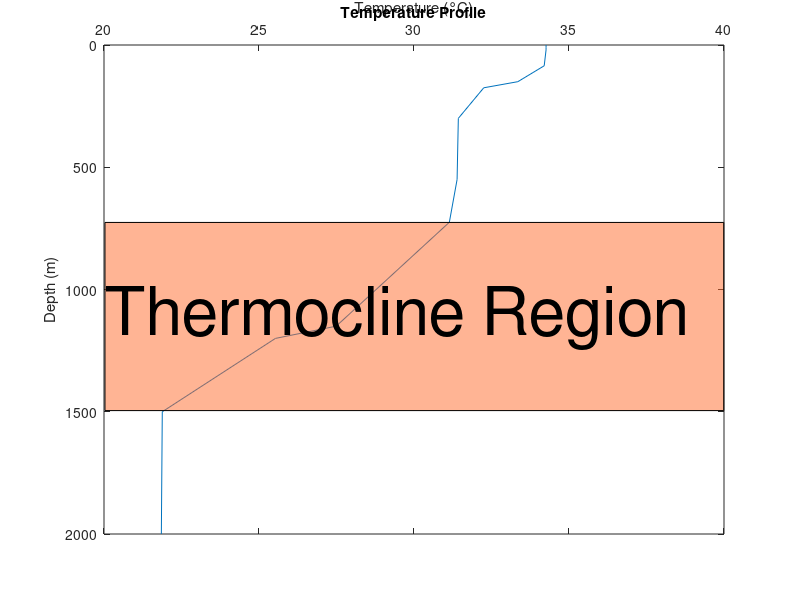
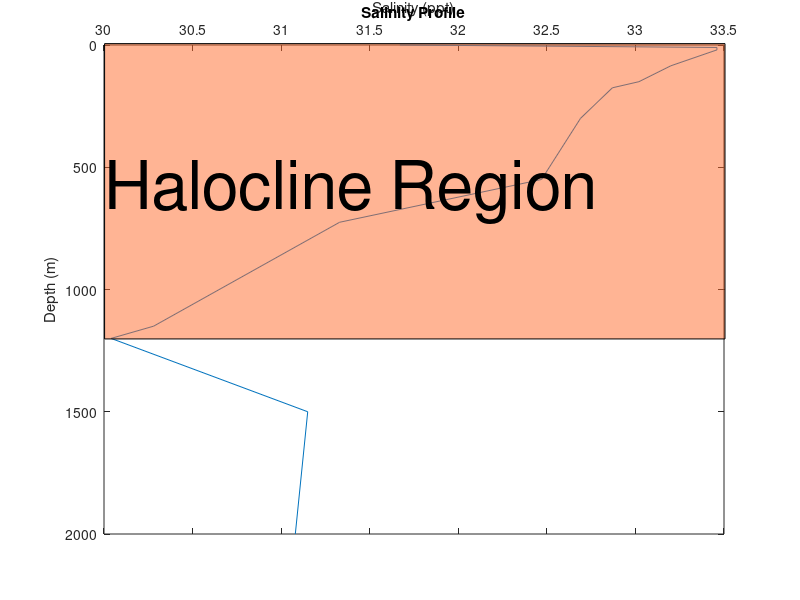
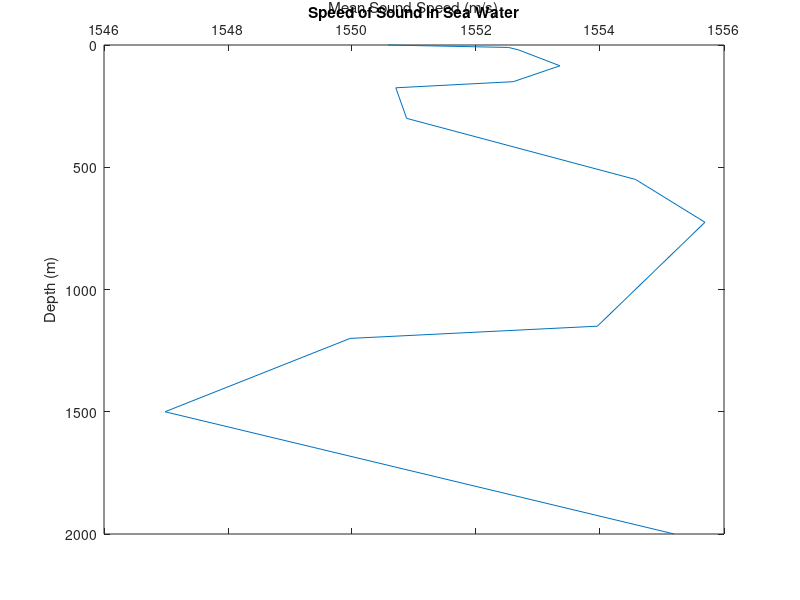

The MATLAB source for these figures, in order:
% Q3
temp = [34.26 34.26 34.26 34.2 33.35 32.25 31.43 31.39 ...
    31.14 27.49 25.53 21.88 21.85];

sal = [31.67 33.46 33.46 33.2 33.02 32.87 32.69 32.47 ...
    31.33 30.28 30.04 31.15 31.08];

dep = [0 10 20 85 150 175 300 550 725 1150 1200 1500 2000];

figure(1)
plot(temp, dep)
set(gca, 'YDir','reverse')
set(gca, 'XAxisLocation', 'top')
title('Temperature Profile')
xlabel('Temperature (°C)')
ylabel('Depth (m)')

annotation(figure(1),'textbox',...
    [0.131208333333333 0.315680166147456 0.773479166666667 0.313603322949117],...
    'String',{'Thermocline Region'},...
    'FontSize',48,...
    'FitBoxToText','off',...
    'BackgroundColor',[1 0.411764705882353 0.16078431372549], ...
    'FaceAlpha', 0.5);

figure(2)
plot(sal, dep)
set(gca, 'YDir','reverse')
set(gca, 'XAxisLocation', 'top')
title('Salinity Profile')
xlabel('Salinity (ppt)')
ylabel('Depth (m)')

annotation(figure(2),'textbox',...
    [0.130729166666667 0.435098650051921 0.775520833333333 0.49221183800623],...
    'String',{'Halocline Region'},...
    'FontSize',48,...
    'FitBoxToText','off',...
    'BackgroundColor',[1 0.411764705882353 0.16078431372549], ...
    'FaceAlpha', 0.5);


% Q4
x = [];
for i = 1:13
    if temp(i) >= -2 && temp(i) <= 24.5 && dep(i) >= 0 && dep(i) <= 1000 && sal(i) >= 30 && sal(i) <= 42
        x(1,i) = 1492.9 + 3*(temp(i)-10) - 0.006*(temp(i)-10)^2 - 0.04*(temp(i)-18)^2 ...
            + 1.2*(sal(i)-35) - 0.01*(temp(i)-18)*(sal(i)-35) + 0.016*dep(i);
        
        x(2,i) = 1;
        
    elseif temp(i) >= 0 && temp(i) <= 35 && dep(i) >= 0 && dep(i) <= 1000 && sal(i) >= 0 && sal(i) <= 45
        x(1,i) = 1449.2 + 4.6*temp(i) - 0.055*temp(i)^2 + 0.00029*temp(i)^3 + ...
            (1.34 - 0.01*temp(i))*(sal(i)-35) + 0.016*dep(i);
        
        x(2,i) = 2;
        
    elseif temp(i) >= 0 && temp(i) <= 30 && dep(i) >= 0 && dep(i) <= 8000 && sal(i) >= 30 && sal(i) <= 40
        x(1,i) = 1448.96 + 4.591*temp(i) - 0.05304*temp(i)^2 + 0.0002374*temp(i)^3 + ...
            1.34*(sal(i)-35) + 0.0163*dep(i) + 1.675*10^-7*dep(i)^2 - ...
            0.01025*temp(i)*(sal(i)-35) - 7.139*10^-13*temp(i)*dep(i)^3;
        
        x(2,i) = 3;
    end
end

figure(3)
plot(x(1,:), dep)
set(gca, 'YDir','reverse')
set(gca, 'XAxisLocation', 'top')
title('Speed of Sound in Sea Water')
xlabel('Mean Sound Speed (m/s)')
ylabel('Depth (m)')

c = x(1,:);

gi = [];
ci = [];
for i = 1:12
    gi(i) = (c(i+1)-c(i)) / (dep(i+1)-dep(i));
    ci(i) = c(i+1) / c(i);
    
    bot(i) = (1/gi(i))*log(ci(i));
end

ch = 2000 / sum(bot);